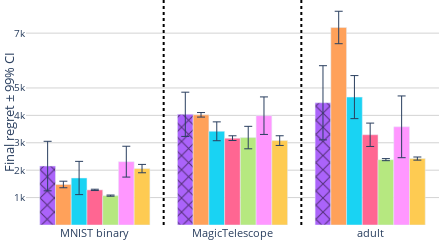

This figure's notebook cell:
### Code cell
import pandas as pd
import plotly.graph_objects as go
import numpy as np
import plotly.express as px
# Assuming df is your DataFrame and it has columns 'Dataset', 'Value', 'Model'

w = 0.1
def remove_substrings(s, substrings):
    for substring in substrings:
        s = s.replace(substring, '')
    return s


approaches = {
    #'EEneuralcbpside_v5': {'color': [255, 255, 0], 'label': 'EEneuralcbpside_v5'},  # Red
    'MLPNeural-CBP': {'color': [171, 99, 250], 'label': 'Neural-CBP'},  # Red
    'MLPIneurAL (official)': {'color': [255, 161, 90], 'label':'IneurAL (official)'},                    # Yellow
    'MLPIneurAL (tuned)': {'color': [25, 211, 243], 'label':'IneurAL (tuned)'},                    # Cyan
    'MLPNeuronal (official)': {'color': [255, 102, 146], 'label':'Neuronal (official)'},                  # Magenta
    'MLPNeuronal (tuned)': {'color': [182, 232, 128], 'label':'Neuronal (tuned)'},                   # Orange
    'MLPMargin': {'color': [255, 151, 255], 'label':'Margin'},
    'MLPCesa': {'color': [254, 203, 82], 'label':'Cesa'},
}


# Create an empty figure
fig = go.Figure()


views = []
for appr in approaches.keys():
    print(appr)
    appr_name = approaches[appr]['label']
    r,g,b = approaches[appr]['color']

    subset = result[result['merge'] == appr]
    dec = False
    if appr_name not in views:
        dec = True
        views.append(appr_name)
    

    if 'CBP' in appr_name:
        fig.add_trace(go.Bar(
            x=subset['merge2'],
            y=subset['Mean'],
            name=appr_name,
            error_y=dict(type='data', array=subset['StdError'], visible=True,thickness=1 ),
            marker_color='rgba({},{},{},1)'.format(r,g,b),marker_pattern_shape='x',marker_pattern_fgcolor='black', 
            showlegend = dec,
            # width=w
            ))
    else: 
        fig.add_trace(go.Bar(
            x=subset['merge2'],
            y=subset['Mean'],
            name=appr_name,
            error_y=dict(type='data', array=subset['StdError'], visible=True,thickness=1 ),
            marker_color='rgba({},{},{},1)'.format(r,g,b), 
            showlegend = dec,
            # width=w
            ))


# Add vertical black lines between data groups

datasets = result['merge2'].unique()
print(datasets)
for i, dataset in enumerate(datasets[:-1]):
    if i == 2:
        fig.add_vline(x=i + 0.5, line_width=2, line_color="black")
    else:
        fig.add_vline(x=i + 0.5, line_width=2, line_color="black",  line_dash="dot")


siz = 13

def format_tick(val):
    """ Custom function to format the tick labels. """
    return f'{int(val / 1000)}k' if val >= 1000 else str(val)


fig.update_layout(
    width=440,
    height=180,
    plot_bgcolor='white',  # Sets the plot background color
    paper_bgcolor='white',  # Sets the overall figure background color
    barmode='group',
    margin=dict(l=0, r=1, t=0, b=0),  # Small margins
    xaxis=dict(
        tickmode='array',
        tickvals=result['merge2'].unique(),
        ticktext = [ remove_substrings(model, ['LeNet', 'MLP']) for model in result['merge2'].unique() ],
        tickfont=dict(size=siz-2)  # Increase X-axis tick font size
    ),

    yaxis=dict(
        # type="log",
        gridcolor='lightgrey',
        title="Final regret ± 99% CI",
        title_standoff=5,
        title_font=dict(size=siz),
        tickfont=dict(size=siz-3) , # Increase Y-axis tick font size
        tickmode='array',
        tickvals=[1000, 2000, 3000, 4000, 5000, 7000, 9000 ],  # Specify the values where you want ticks
        ticktext=[format_tick(val) for val in [1000, 2000, 3000, 4000, 5000, 7000, 9000]]  # Format those values
    ),
    showlegend=False

)

fig.show()
# fig.write_image("./figures/results_binary_MLP.pdf" )
# fig.write_image("./figures/results_binary_MLP.pdf" )

### Figure 1 — Plotly figure (JSON) as saved in the notebook; plotly's stock layout.template omitted (floating-point values rounded to 4 significant figures)
{"data": [{"error_y": {"array": [903.5, 806.9, 1353.0], "thickness": 1, "type": "data", "visible": true}, "marker": {"color": "rgba(171,99,250,1)", "pattern": {"fgcolor": "black", "shape": "x"}}, "name": "Neural-CBP", "showlegend": true, "type": "bar", "x": ["MLPMNIST binary", "MLPMagicTelescope", "MLPadult"], "y": [2150.0, 4039.0, 4459.0]}, {"error_y": {"array": [119.4, 82.76, 592.2], "thickness": 1, "type": "data", "visible": true}, "marker": {"color": "rgba(255,161,90,1)"}, "name": "IneurAL (official)", "showlegend": true, "type": "bar", "x": ["MLPMNIST binary", "MLPMagicTelescope", "MLPadult"], "y": [1478.0, 4020.0, 7206.0]}, {"error_y": {"array": [606.5, 344.1, 785.4], "thickness": 1, "type": "data", "visible": true}, "marker": {"color": "rgba(25,211,243,1)"}, "name": "IneurAL (tuned)", "showlegend": true, "type": "bar", "x": ["MLPMNIST binary", "MLPMagicTelescope", "MLPadult"], "y": [1715.0, 3419.0, 4666.0]}, {"error_y": {"array": [24.05, 85.91, 426.5], "thickness": 1, "type": "data", "visible": true}, "marker": {"color": "rgba(255,102,146,1)"}, "name": "Neuronal (official)", "showlegend": true, "type": "bar", "x": ["MLPMNIST binary", "MLPMagicTelescope", "MLPadult"], "y": [1281.0, 3169.0, 3292.0]}, {"error_y": {"array": [21.32, 410.0, 38.08], "thickness": 1, "type": "data", "visible": true}, "marker": {"color": "rgba(182,232,128,1)"}, "name": "Neuronal (tuned)", "showlegend": true, "type": "bar", "x": ["MLPMNIST binary", "MLPMagicTelescope", "MLPadult"], "y": [1071.0, 3190.0, 2385.0]}, {"error_y": {"array": [562.5, 684.9, 1126.0], "thickness": 1, "type": "data", "visible": true}, "marker": {"color": "rgba(255,151,255,1)"}, "name": "Margin", "showlegend": true, "type": "bar", "x": ["MLPMNIST binary", "MLPMagicTelescope", "MLPadult"], "y": [2311.0, 3988.0, 3582.0]}, {"error_y": {"array": [152.5, 177.2, 57.13], "thickness": 1, "type": "data", "visible": true}, "marker": {"color": "rgba(254,203,82,1)"}, "name": "Cesa", "showlegend": true, "type": "bar", "x": ["MLPMNIST binary", "MLPMagicTelescope", "MLPadult"], "y": [2058.0, 3079.0, 2424.0]}], "layout": {"barmode": "group", "height": 180, "margin": {"b": 0, "l": 0, "r": 1, "t": 0}, "paper_bgcolor": "white", "plot_bgcolor": "white", "shapes": [{"line": {"color": "black", "dash": "dot", "width": 2}, "type": "line", "x0": 0.5, "x1": 0.5, "xref": "x", "y0": 0, "y1": 1, "yref": "y domain"}, {"line": {"color": "black", "dash": "dot", "width": 2}, "type": "line", "x0": 1.5, "x1": 1.5, "xref": "x", "y0": 0, "y1": 1, "yref": "y domain"}], "showlegend": false, "width": 440, "xaxis": {"tickfont": {"size": 11}, "tickmode": "array", "ticktext": ["MNIST binary", "MagicTelescope", "adult"], "tickvals": ["MLPMNIST binary", "MLPMagicTelescope", "MLPadult"]}, "yaxis": {"gridcolor": "lightgrey", "tickfont": {"size": 10}, "tickmode": "array", "ticktext": ["1k", "2k", "3k", "4k", "5k", "7k", "9k"], "tickvals": [1000, 2000, 3000, 4000, 5000, 7000, 9000], "title": {"font": {"size": 13}, "standoff": 5, "text": "Final regret ± 99% CI"}}}}
